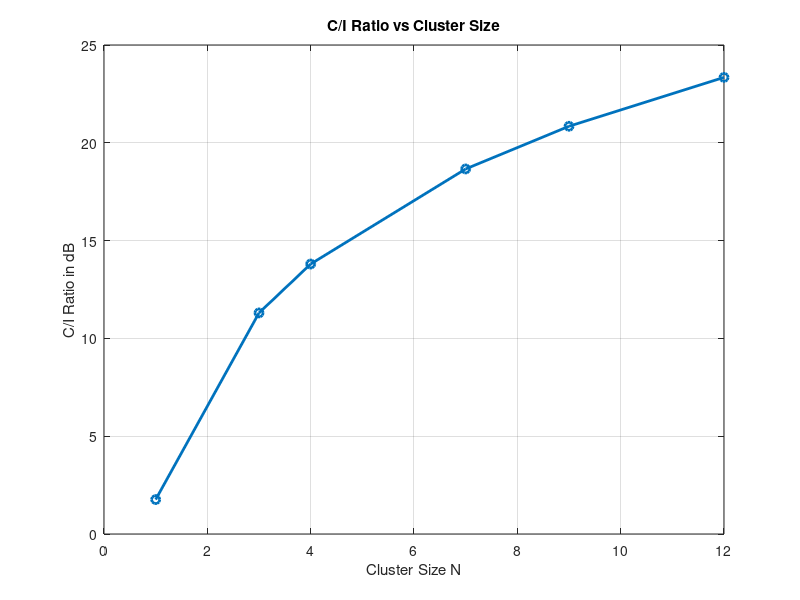

The MATLAB script that drew this image:
% Experiment 4: Effect of C/I Ratio on Cluster Size

clc;
clear;
close all;

% Possible cluster sizes
N = [1 3 4 7 9 12];

% Path loss exponent
n = 4;

% Number of co-channel interfering cells
i0 = 6;

% Empty array to store C/I values
CI = [];

for i = 1:length(N)

    % Reuse distance ratio D/R = sqrt(3N)
    Q = sqrt(3 * N(i));

    % Calculate C/I ratio
    CI(i) = (Q^n) / i0;

end

% Convert C/I ratio into dB
CI_dB = 10 * log10(CI);

% Display result
disp('Cluster Size N:');
disp(N);

disp('C/I Ratio in dB:');
disp(CI_dB);

% Plot graph
plot(N, CI_dB, '-o', 'LineWidth', 2);

title('C/I Ratio vs Cluster Size');
xlabel('Cluster Size N');
ylabel('C/I Ratio in dB');
grid on;
